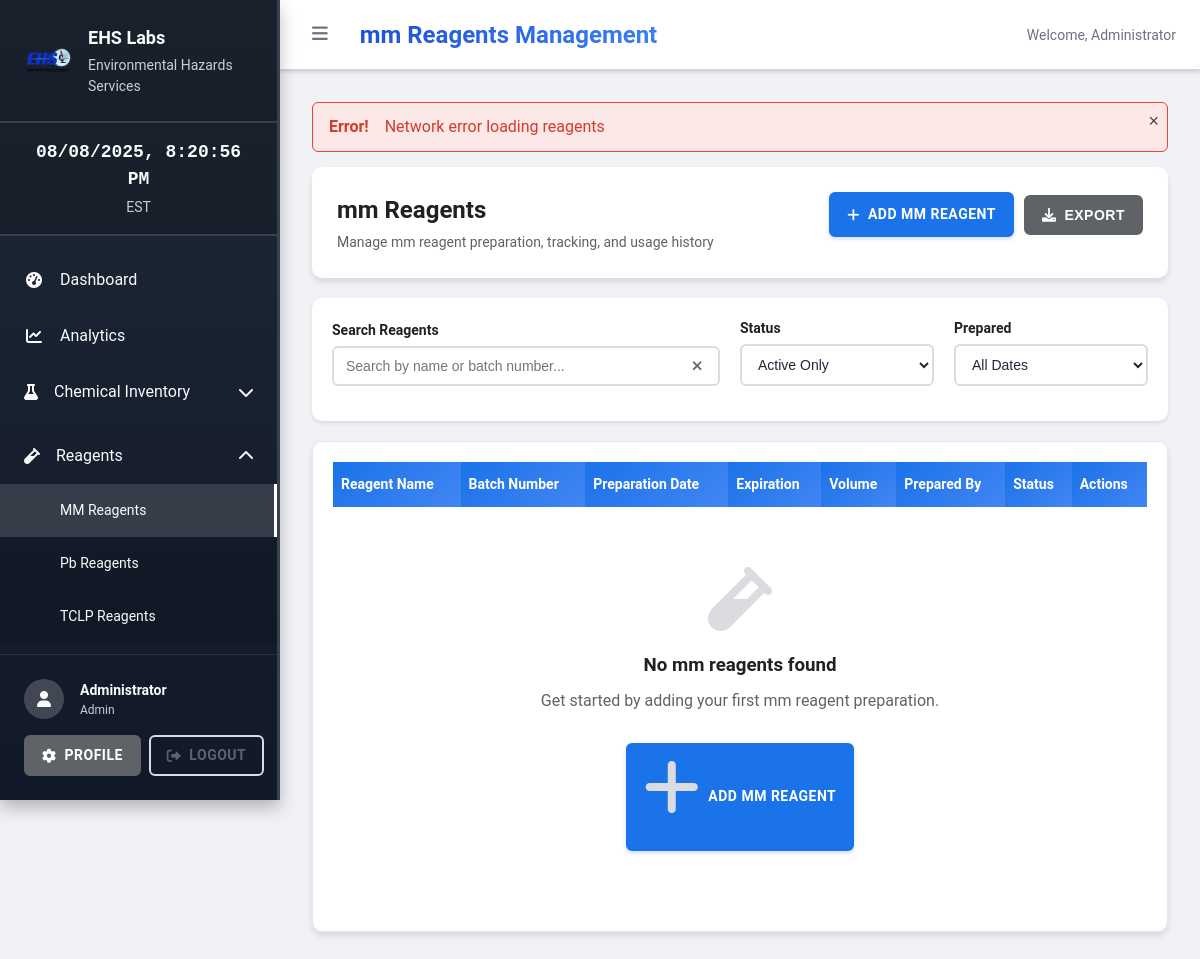
The app's page /reagents/mm (signed in), older data.
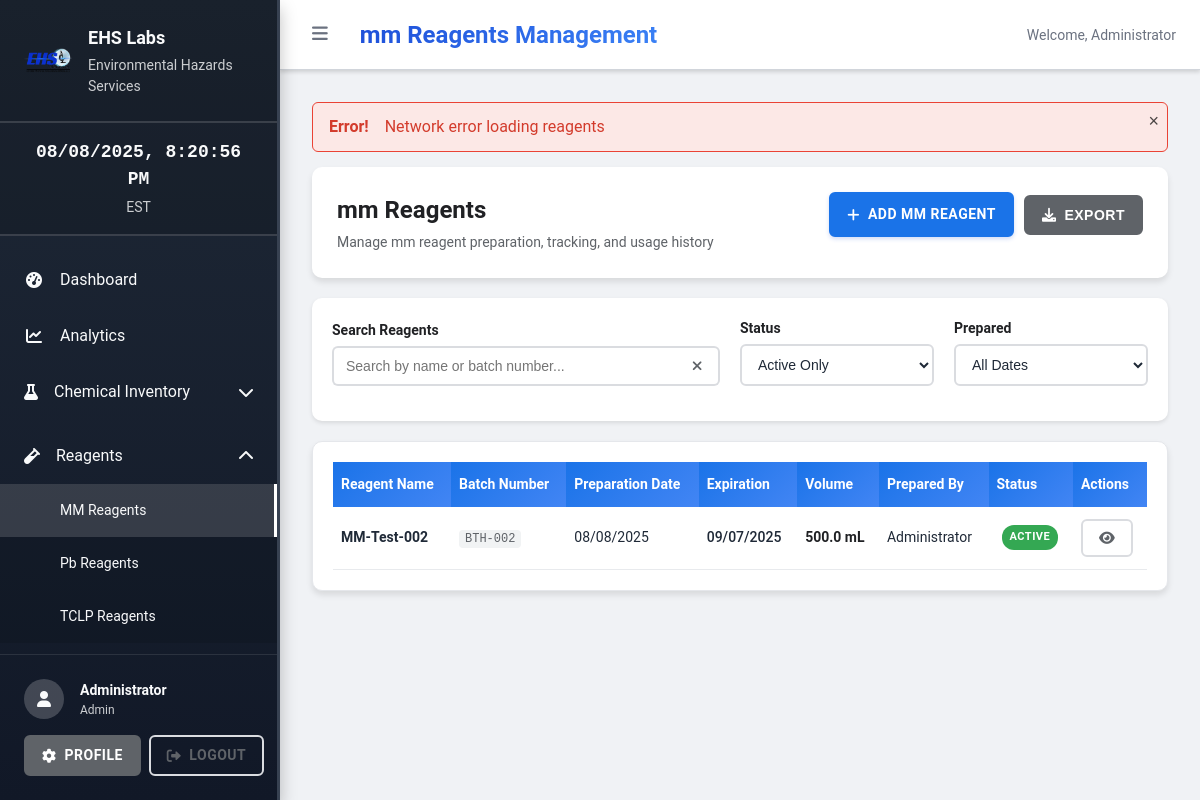
The same page, newer data.
### backend/models/reagents.py (models this page shows, shortened)
class MMReagents(Base):
    __tablename__ = "mm_reagents"
    id = Column(Integer, primary_key=True, index=True)
    reagent_name = Column(String(255), nullable=False, index=True)
    batch_number = Column(String(100), nullable=False, unique=True)
    preparation_date = Column(DateTime, nullable=False)
    expiration_date = Column(DateTime, nullable=True)
    total_volume = Column(Numeric(10, 3), nullable=False)  # in mL
    concentration = Column(String(100), nullable=True)
    preparation_method = Column(Text, nullable=True)
    chemicals_used = Column(Text, nullable=True)
    ph_value = Column(Numeric(4, 2), nullable=True)
    conductivity = Column(Numeric(10, 3), nullable=True)
    is_active = Column(Boolean, default=True)
    notes = Column(Text, nullable=True)
    prepared_by = Column(Integer, ForeignKey("users.id"), nullable=False)
    created_at = Column(DateTime, server_default=func.now(), nullable=False)
    updated_at = Column(DateTime, server_default=func.now(), onupdate=func.now(), nullable=False)
    preparer = relationship("User", foreign_keys=[prepared_by])
    history_entries = relationship("MMReagentsHistory", back_populates="reagent")

### backend/models/user.py (models this page shows, shortened)
class User(Base):
    __tablename__ = "users"
    id = Column(Integer, primary_key=True, index=True)
    username = Column(String(50), unique=True, index=True, nullable=False)
    email = Column(String(255), unique=True, index=True, nullable=False)
    full_name = Column(String(255), nullable=False)
    hashed_password = Column(String(255), nullable=False)
    role = Column(Enum(UserRole), nullable=False, default=UserRole.USER)
    is_active = Column(Boolean, default=True)
    is_verified = Column(Boolean, default=False)
    created_at = Column(DateTime, server_default=func.now(), nullable=False)
    updated_at = Column(DateTime, server_default=func.now(), onupdate=func.now(), nullable=False)
    last_login = Column(DateTime, nullable=True)
    department = Column(String(100), nullable=True)
    phone = Column(String(20), nullable=True)
    extension = Column(String(10), nullable=True)

### backend/routes/reagents.py (the view)
@router.get("/mm", response_class=HTMLResponse)
async def mm_reagents_list(
    request: Request,
    db: Session = Depends(get_db),
    current_user: User = Depends(require_permissions(["read"]))
):
    reagents = db.query(MMReagents).filter(
        MMReagents.is_active == True
    ).order_by(MMReagents.preparation_date.desc()).all()
    context = {
        "request": request,
        "title": "MM Reagents - EHS Electronic Journal",
        "reagents": reagents,
        "current_user": current_user,
        "reagent_type": "mm",
        "today": datetime.now().date()
    }
    return templates.TemplateResponse("reagents/list.html", context)

### frontend/templates/reagents/list.html (shortened to what the changed rows need)
{% extends "base.html" %}
{% block page_title %}{{ reagent_type }} Reagents Management{% endblock %}
{% block extra_css %}
<link rel="stylesheet" href="{{ url_for('static', path='/css/tables.css') }}">
<link rel="stylesheet" href="{{ url_for('static', path='/css/forms.css') }}">
{% endblock %}
{% block content %}
<div class="page-header">
    <div class="page-header-content">
        <div class="page-info">
            <h2>{{ reagent_type }} Reagents</h2>
        </div>
    </div>
</div>
<div class="table-container">
    <table id="reagents-table" class="data-table">
        <thead>
            <tr>
                <th>Reagent Name</th>
                <th>Batch Number</th>
                <th>Preparation Date</th>
                <th>Expiration</th>
                <th>Volume</th>
                <th>Prepared By</th>
                <th>Status</th>
                <th>Actions</th>
            </tr>
        </thead>
        <tbody id="reagents-tbody">
            {% for reagent in reagents %}
            <tr data-reagent-id="{{ reagent.id }}" class="{% if not reagent.is_active %}inactive{% endif %}">
                <td>
                    <div class="reagent-info">
                        <strong>{{ reagent.reagent_name }}</strong>
                    </div>
                </td>
                <td>
                    <code>{{ reagent.batch_number }}</code>
                </td>
                <td>
                    {{ reagent.preparation_date.strftime('%m/%d/%Y') if reagent.preparation_date else 'N/A' }}
                </td>
                <td>
                    {% if reagent.expiration_date %}
                        {% set expiry = reagent.expiration_date %}
                        <span class="expiry-date" data-expiry="{{ expiry.isoformat() }}">
                            {{ expiry.strftime('%m/%d/%Y') }}
                        </span>
                        {% set days_to_expiry = (expiry.date() - today).days %}
                    {% else %}
                        N/A
                    {% endif %}
                </td>
                <td>
                    <div class="volume-info">
                        <span class="volume-value" data-volume="{{ reagent.total_volume }}">
                            {{ "%.1f"|format(reagent.total_volume) }} mL
                        </span>
                    </div>
                </td>
                <td>
                    {% if reagent.preparer %}
                    {{ reagent.preparer.full_name }}
                    {% else %}
                    N/A
                    {% endif %}
                </td>
                <td>
                    {% if reagent.is_active %}
                    <span class="badge badge-success">Active</span>
                    {% else %}
                    <span class="badge badge-secondary">Inactive</span>
                    {% endif %}
                </td>
                <td>
                    <div class="action-buttons">
                        <a href="/reagents/{{ reagent_type.lower() }}/{{ reagent.id }}" class="btn btn-sm btn-outline" title="View Details">
                            <i class="fas fa-eye"></i>
                        </a>
                    </div>
                </td>
            </tr>
            {% endfor %}
        </tbody>
    </table>
    {% if not reagents %}
    <div class="empty-state">
        <i class="fas fa-vial"></i>
        <h3>No {{ reagent_type.lower() }} reagents found</h3>
        <p>Get started by adding your first {{ reagent_type.lower() }} reagent preparation.</p>
        <a href="/reagents/{{ reagent_type.lower() }}/add" class="btn btn-primary">
            <i class="fas fa-plus"></i> Add {{ reagent_type }} Reagent
        </a>
    </div>
    {% endif %}
</div>
{% endblock %}

Row changes from the older to the newer data that the page shows:
added MMReagents: reagent_name "MM-Test-002", batch_number "BTH-002", preparation_date "08/08/2025", strftime "09/07/2025", total_volume "500.0", preparer.full_name "Administrator", is_active "ACTIVE"
Text that changed along with them:
{{ reagent_type.lower() }}: "mm" → (not shown)
{{ reagent_type }}: "MM" → (not shown)
text no longer shown: "No reagents found Get started by adding your first reagent preparation. ADD REAGENT"
